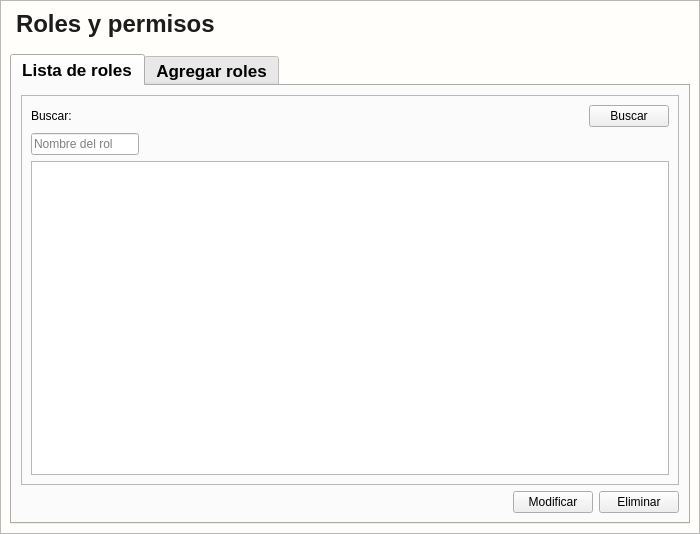
<?xml version="1.0" encoding="UTF-8"?>
<ui version="4.0">
 <class>Control_Roles_Permisos</class>
 <widget class="QWidget" name="Control_Roles_Permisos">
  <property name="geometry">
   <rect>
    <x>0</x>
    <y>0</y>
    <width>700</width>
    <height>534</height>
   </rect>
  </property>
  <property name="minimumSize">
   <size>
    <width>400</width>
    <height>0</height>
   </size>
  </property>
  <property name="maximumSize">
   <size>
    <width>800</width>
    <height>16777215</height>
   </size>
  </property>
  <property name="windowTitle">
   <string>Form</string>
  </property>
  <property name="styleSheet">
   <string notr="true">#Control_Roles_Permisos{
background: #fffefb;
}
#etiquetaTitulo_Roles{
font-size:24px;
font-family:Arial;
font-weight:bold;
color: #1d1c1c;
margin-bottom:10px;
}
[objectName*=&quot;contenedor&quot;]{
background: #fffefb;
}
[objectName*=&quot;etiquetaTitulo_&quot;]{
font-size:18px;
color: #1d1c1c;
font-weight: bold;
font-family:Arial;
}
[objectName*=&quot;opcion_&quot;]{
font-size:14px;
color: #1d1c1c;
font-family:Arial;
}
[objectName*=&quot;etiquetasubtitulo_&quot;]{
font-size:14px;
color: #1d1c1c;
font-weight: bold;
font-family:Arial;
}
[objectName*=&quot;etiqueta_&quot;]{
font-size:14px;
color: #1d1c1c;
font-weight: bold;
font-family:Arial;
}
[objectName*=&quot;txt_&quot;]{
font-size:14px;
color: #1d1c1c;
font-family:Arial;
background: #F5F5F5;
border-radius:5px;
border: none;
border-bottom: 1px solid #1d1c1c;
min-width: 300px;
}
[objectName*=&quot;btn_btn_&quot;]{
font-size:14px;
color: #fffefb;
font-family:Arial;
font-weight: bold;
background: #00619a;
border-radius:5px;
height: 25px;
border: none;
padding-left: 10px;
padding-right:10px;
}
[objectName*=&quot;txt_&quot;]:focus{
border: none;
border-bottom: 2px solid #023375;
}
[objectName*=&quot;btn_btn_&quot;]:hover{
background: #2196F3;
}
[objectName*=&quot;tabla_&quot;] QScrollBar:vertical {
    border: 1px solid gray;
    background: #023375;
    width: 5px;
border-radius:2px;
    margin: 22px 0 22px 0; 
}

[objectName*=&quot;tabla_&quot;] QScrollBar::handle:vertical {
    background: #023375;  /* Color del &quot;manejador&quot; */
    min-height: 20px;  /* Altura mínima del manejador */
}

[objectName*=&quot;tabla_&quot;] QScrollBar::add-line:vertical,
[objectName*=&quot;tabla_&quot;] QScrollBar::sub-line:vertical {
background-color:none;
}

[objectName*=&quot;tabla_&quot;] QScrollBar::handle:horizontal {
    background: #023375;  /* Color del &quot;manejador&quot; horizontal */
    height: 5px;  /* Altura de la barra horizontal */
	border-radius: 2px;
}

[objectName*=&quot;tabla_&quot;] QScrollBar:horizontal {
    background: #023375;
    height: 5px;  /* Altura de la barra */
	border-radius: 2px;
}
[objectName*=&quot;tabla_&quot;] QHeaderView::section {
    background-color: #023375;  /* Color de fondo de los encabezados */
    color: white;  /* Color del texto */
    padding: 5px;  /* Espaciado interno */
    border: 1px solid gray;  /* Borde de los encabezados */
}

[objectName*=&quot;tabla_&quot;] QHeaderView::horizontal {
    background-color: #023375;  /* Color de fondo de los encabezados horizontales */
    color: white;  /* Color del texto */
}

[objectName*=&quot;tabla_&quot;] QHeaderView::vertical {
    background-color: #023375;  /* Color de fondo de los encabezados verticales */
    color: white;  /* Color del texto */
}</string>
  </property>
  <layout class="QGridLayout" name="gridLayout">
   <property name="leftMargin">
    <number>0</number>
   </property>
   <property name="topMargin">
    <number>0</number>
   </property>
   <property name="rightMargin">
    <number>0</number>
   </property>
   <property name="bottomMargin">
    <number>0</number>
   </property>
   <property name="spacing">
    <number>0</number>
   </property>
   <item row="0" column="0">
    <widget class="QFrame" name="contenedor">
     <property name="frameShape">
      <enum>QFrame::StyledPanel</enum>
     </property>
     <property name="frameShadow">
      <enum>QFrame::Raised</enum>
     </property>
     <layout class="QGridLayout" name="gridLayout_4">
      <item row="0" column="0">
       <widget class="QLabel" name="etiquetaTitulo_Roles">
        <property name="text">
         <string>Roles y permisos</string>
        </property>
       </widget>
      </item>
      <item row="1" column="0">
       <widget class="QTabWidget" name="contenedor_funcionesroles">
        <property name="font">
         <font>
          <pointsize>13</pointsize>
          <weight>75</weight>
          <bold>true</bold>
         </font>
        </property>
        <property name="currentIndex">
         <number>0</number>
        </property>
        <widget class="QWidget" name="contenedor_funcionlistaroles">
         <attribute name="title">
          <string>Lista de roles</string>
         </attribute>
         <layout class="QGridLayout" name="gridLayout_2">
          <item row="0" column="0" colspan="5">
           <widget class="QFrame" name="contenedor_tabla">
            <property name="frameShape">
             <enum>QFrame::StyledPanel</enum>
            </property>
            <property name="frameShadow">
             <enum>QFrame::Raised</enum>
            </property>
            <layout class="QGridLayout" name="gridLayout_3">
             <item row="0" column="3">
              <widget class="QPushButton" name="btn_btn_buscar">
               <property name="cursor">
                <cursorShape>PointingHandCursor</cursorShape>
               </property>
               <property name="text">
                <string>Buscar</string>
               </property>
              </widget>
             </item>
             <item row="1" column="0" colspan="2">
              <widget class="QLineEdit" name="txt_nombrerol">
               <property name="placeholderText">
                <string>Nombre del rol</string>
               </property>
              </widget>
             </item>
             <item row="0" column="0">
              <widget class="QLabel" name="etiqueta_buscar">
               <property name="text">
                <string>Buscar:</string>
               </property>
              </widget>
             </item>
             <item row="1" column="2">
              <spacer name="horizontalSpacer_2">
               <property name="orientation">
                <enum>Qt::Horizontal</enum>
               </property>
               <property name="sizeHint" stdset="0">
                <size>
                 <width>40</width>
                 <height>20</height>
                </size>
               </property>
              </spacer>
             </item>
             <item row="0" column="1" colspan="2">
              <spacer name="horizontalSpacer">
               <property name="orientation">
                <enum>Qt::Horizontal</enum>
               </property>
               <property name="sizeHint" stdset="0">
                <size>
                 <width>40</width>
                 <height>20</height>
                </size>
               </property>
              </spacer>
             </item>
             <item row="2" column="0" colspan="4">
              <widget class="QTableView" name="tabla_listaroles"/>
             </item>
            </layout>
           </widget>
          </item>
          <item row="2" column="4" alignment="Qt::AlignRight">
           <widget class="QPushButton" name="btn_btn_eliminarrol">
            <property name="text">
             <string>Eliminar</string>
            </property>
           </widget>
          </item>
          <item row="2" column="3">
           <widget class="QPushButton" name="btn_btn_modificarrol">
            <property name="text">
             <string>Modificar</string>
            </property>
           </widget>
          </item>
          <item row="2" column="1">
           <spacer name="horizontalSpacer_3">
            <property name="orientation">
             <enum>Qt::Horizontal</enum>
            </property>
            <property name="sizeHint" stdset="0">
             <size>
              <width>40</width>
              <height>20</height>
             </size>
            </property>
           </spacer>
          </item>
         </layout>
        </widget>
        <widget class="QWidget" name="contenedor_funcioncrearroles">
         <attribute name="title">
          <string>Agregar roles</string>
         </attribute>
         <layout class="QGridLayout" name="gridLayout_7">
          <item row="0" column="0">
           <widget class="QFrame" name="contenedor_2">
            <property name="frameShape">
             <enum>QFrame::StyledPanel</enum>
            </property>
            <property name="frameShadow">
             <enum>QFrame::Raised</enum>
            </property>
            <layout class="QGridLayout" name="gridLayout_5">
             <item row="9" column="1" alignment="Qt::AlignRight">
              <widget class="QPushButton" name="btn_btn_agregar">
               <property name="cursor">
                <cursorShape>PointingHandCursor</cursorShape>
               </property>
               <property name="text">
                <string>Guardar</string>
               </property>
              </widget>
             </item>
             <item row="1" column="0" colspan="2">
              <widget class="Line" name="line">
               <property name="orientation">
                <enum>Qt::Horizontal</enum>
               </property>
              </widget>
             </item>
             <item row="8" column="0" colspan="2">
              <widget class="QScrollArea" name="contenedor_permisos">
               <property name="widgetResizable">
                <bool>true</bool>
               </property>
               <widget class="QWidget" name="contenedor_permisosscroll">
                <property name="geometry">
                 <rect>
                  <x>0</x>
                  <y>-266</y>
                  <width>617</width>
                  <height>518</height>
                 </rect>
                </property>
                <layout class="QGridLayout" name="gridLayout_6">
                 <item row="8" column="4">
                  <widget class="QLabel" name="etiquetasubtitulo_puestos">
                   <property name="text">
                    <string>Puestos</string>
                   </property>
                  </widget>
                 </item>
                 <item row="17" column="0">
                  <widget class="QCheckBox" name="opcion_modificargrupopermisos">
                   <property name="text">
                    <string>Modificar</string>
                   </property>
                  </widget>
                 </item>
                 <item row="14" column="0">
                  <widget class="QLabel" name="etiquetasubtitulo_grupopermisos">
                   <property name="text">
                    <string>Grupo de permisos</string>
                   </property>
                  </widget>
                 </item>
                 <item row="14" column="2">
                  <widget class="QLabel" name="etiquetasubtitulo_transacciones">
                   <property name="text">
                    <string>Transacciones</string>
                   </property>
                  </widget>
                 </item>
                 <item row="18" column="0">
                  <widget class="QLabel" name="etiquetasubtitulo_usuarios">
                   <property name="text">
                    <string>Usuarios</string>
                   </property>
                  </widget>
                 </item>
                 <item row="16" column="2">
                  <widget class="QCheckBox" name="opcion_eliminartransacciones">
                   <property name="text">
                    <string>Eliminar</string>
                   </property>
                  </widget>
                 </item>
                 <item row="15" column="4">
                  <widget class="QCheckBox" name="opcion_crearturnos">
                   <property name="text">
                    <string>Crear</string>
                   </property>
                  </widget>
                 </item>
                 <item row="15" column="0">
                  <widget class="QCheckBox" name="opcion_creargrupopermisos">
                   <property name="text">
                    <string>Crear</string>
                   </property>
                  </widget>
                 </item>
                 <item row="15" column="2">
                  <widget class="QCheckBox" name="opcion_creartrasacciones">
                   <property name="text">
                    <string>Crear</string>
                   </property>
                  </widget>
                 </item>
                 <item row="4" column="4">
                  <widget class="QLabel" name="etiquetasubtitulo_cliente">
                   <property name="text">
                    <string>Clientes</string>
                   </property>
                  </widget>
                 </item>
                 <item row="5" column="0">
                  <widget class="QCheckBox" name="opcion_crearempleado">
                   <property name="text">
                    <string>Crear</string>
                   </property>
                  </widget>
                 </item>
                 <item row="4" column="0">
                  <widget class="QLabel" name="etiquetasubtitulo_empleado">
                   <property name="text">
                    <string>Empleados</string>
                   </property>
                  </widget>
                 </item>
                 <item row="6" column="4">
                  <widget class="QCheckBox" name="opcion_eliminarcliente">
                   <property name="text">
                    <string>Eliminar</string>
                   </property>
                  </widget>
                 </item>
                 <item row="11" column="0">
                  <widget class="QCheckBox" name="opcion_modificarsucursal">
                   <property name="text">
                    <string>Modificar</string>
                   </property>
                  </widget>
                 </item>
                 <item row="0" column="0">
                  <widget class="QLabel" name="etiquetasubtitulo_venta">
                   <property name="text">
                    <string>Ventas</string>
                   </property>
                  </widget>
                 </item>
                 <item row="0" column="2">
                  <widget class="QLabel" name="etiquetasubtitulo_compra">
                   <property name="text">
                    <string>Compras</string>
                   </property>
                  </widget>
                 </item>
                 <item row="2" column="2">
                  <widget class="QCheckBox" name="opcion_eliminarcompra">
                   <property name="text">
                    <string>Eliminar</string>
                   </property>
                  </widget>
                 </item>
                 <item row="1" column="0">
                  <widget class="QCheckBox" name="opcion_crearventa">
                   <property name="text">
                    <string>Crear</string>
                   </property>
                  </widget>
                 </item>
                 <item row="8" column="2">
                  <widget class="QLabel" name="etiquetasubtitulo_departamentos">
                   <property name="text">
                    <string>Departamentos</string>
                   </property>
                  </widget>
                 </item>
                 <item row="11" column="4">
                  <widget class="QCheckBox" name="opcion_modificarpuesto">
                   <property name="text">
                    <string>Modificar</string>
                   </property>
                  </widget>
                 </item>
                 <item row="10" column="4">
                  <widget class="QCheckBox" name="opcion_eliminarpuesto">
                   <property name="text">
                    <string>Eliminar</string>
                   </property>
                  </widget>
                 </item>
                 <item row="4" column="2">
                  <widget class="QLabel" name="etiquetasubtitulo_proveedor">
                   <property name="text">
                    <string>Proveedores</string>
                   </property>
                  </widget>
                 </item>
                 <item row="5" column="2">
                  <widget class="QCheckBox" name="opcion_crearproveedor">
                   <property name="text">
                    <string>Crear</string>
                   </property>
                  </widget>
                 </item>
                 <item row="10" column="0">
                  <widget class="QCheckBox" name="opcion_eliminarsucursal">
                   <property name="text">
                    <string>Eliminar</string>
                   </property>
                  </widget>
                 </item>
                 <item row="7" column="4">
                  <widget class="QCheckBox" name="opcion_modificarcliente">
                   <property name="text">
                    <string>Modificar</string>
                   </property>
                  </widget>
                 </item>
                 <item row="8" column="0">
                  <widget class="QLabel" name="etiquetasubtitulo_sucursal">
                   <property name="text">
                    <string>Sucursales</string>
                   </property>
                  </widget>
                 </item>
                 <item row="7" column="2">
                  <widget class="QCheckBox" name="opcion_modificarproveedor">
                   <property name="text">
                    <string>Modificar</string>
                   </property>
                  </widget>
                 </item>
                 <item row="6" column="2">
                  <widget class="QCheckBox" name="opcion_eliminarproveedor">
                   <property name="text">
                    <string>Eliminar</string>
                   </property>
                  </widget>
                 </item>
                 <item row="5" column="4">
                  <widget class="QCheckBox" name="opcion_crearcliente">
                   <property name="text">
                    <string>Crear</string>
                   </property>
                  </widget>
                 </item>
                 <item row="9" column="0">
                  <widget class="QCheckBox" name="opcion_crearsucursal">
                   <property name="text">
                    <string>Crear</string>
                   </property>
                  </widget>
                 </item>
                 <item row="2" column="0">
                  <widget class="QCheckBox" name="opcion_eliminarventa">
                   <property name="text">
                    <string>Eliminar</string>
                   </property>
                  </widget>
                 </item>
                 <item row="1" column="4">
                  <widget class="QCheckBox" name="opcion_crearproducto">
                   <property name="text">
                    <string>Crear</string>
                   </property>
                  </widget>
                 </item>
                 <item row="9" column="4">
                  <widget class="QCheckBox" name="opcion_crearpuestos">
                   <property name="text">
                    <string>Crear</string>
                   </property>
                  </widget>
                 </item>
                 <item row="7" column="0">
                  <widget class="QCheckBox" name="opcion_modificarempleado">
                   <property name="text">
                    <string>Modificar</string>
                   </property>
                  </widget>
                 </item>
                 <item row="6" column="0">
                  <widget class="QCheckBox" name="opcion_eliminarempleado">
                   <property name="text">
                    <string>Eliminar</string>
                   </property>
                  </widget>
                 </item>
                 <item row="3" column="2">
                  <widget class="QCheckBox" name="opcion_modificarcompra">
                   <property name="text">
                    <string>Modificar</string>
                   </property>
                  </widget>
                 </item>
                 <item row="12" column="4">
                  <spacer name="verticalSpacer_3">
                   <property name="orientation">
                    <enum>Qt::Vertical</enum>
                   </property>
                   <property name="sizeHint" stdset="0">
                    <size>
                     <width>20</width>
                     <height>40</height>
                    </size>
                   </property>
                  </spacer>
                 </item>
                 <item row="12" column="2">
                  <spacer name="verticalSpacer_2">
                   <property name="orientation">
                    <enum>Qt::Vertical</enum>
                   </property>
                   <property name="sizeHint" stdset="0">
                    <size>
                     <width>20</width>
                     <height>40</height>
                    </size>
                   </property>
                  </spacer>
                 </item>
                 <item row="1" column="2">
                  <widget class="QCheckBox" name="opcion_crearcompra">
                   <property name="text">
                    <string>Crear</string>
                   </property>
                  </widget>
                 </item>
                 <item row="2" column="4">
                  <widget class="QCheckBox" name="opcion_eliminarproducto">
                   <property name="text">
                    <string>Eliminar</string>
                   </property>
                  </widget>
                 </item>
                 <item row="0" column="4">
                  <widget class="QLabel" name="etiquetasubtitulo_producto">
                   <property name="text">
                    <string>Productos</string>
                   </property>
                  </widget>
                 </item>
                 <item row="3" column="0">
                  <widget class="QCheckBox" name="opcion_modificarventa">
                   <property name="text">
                    <string>Modificar</string>
                   </property>
                  </widget>
                 </item>
                 <item row="12" column="0">
                  <spacer name="verticalSpacer">
                   <property name="orientation">
                    <enum>Qt::Vertical</enum>
                   </property>
                   <property name="sizeHint" stdset="0">
                    <size>
                     <width>20</width>
                     <height>40</height>
                    </size>
                   </property>
                  </spacer>
                 </item>
                 <item row="3" column="4">
                  <widget class="QCheckBox" name="opcion_modificarproducto">
                   <property name="text">
                    <string>Modificar</string>
                   </property>
                  </widget>
                 </item>
                 <item row="9" column="2">
                  <widget class="QCheckBox" name="opcion_creardepartamento">
                   <property name="text">
                    <string>Crear</string>
                   </property>
                  </widget>
                 </item>
                 <item row="10" column="2">
                  <widget class="QCheckBox" name="opcion_eliminardepartamento">
                   <property name="text">
                    <string>Eliminar</string>
                   </property>
                  </widget>
                 </item>
                 <item row="11" column="2">
                  <widget class="QCheckBox" name="opcion_modificardepartamento">
                   <property name="text">
                    <string>Modificar</string>
                   </property>
                  </widget>
                 </item>
                 <item row="16" column="4">
                  <widget class="QCheckBox" name="opcion_eliminarturnos">
                   <property name="text">
                    <string>Eliminar</string>
                   </property>
                  </widget>
                 </item>
                 <item row="17" column="2">
                  <widget class="QCheckBox" name="opcion_modificartransacciones">
                   <property name="text">
                    <string>Modificar</string>
                   </property>
                  </widget>
                 </item>
                 <item row="20" column="0">
                  <widget class="QCheckBox" name="opcion_eliminarusuarios">
                   <property name="text">
                    <string>Eliminar</string>
                   </property>
                  </widget>
                 </item>
                 <item row="14" column="4">
                  <widget class="QLabel" name="etiquetasubtitulo_turnos">
                   <property name="text">
                    <string>Turnos</string>
                   </property>
                  </widget>
                 </item>
                 <item row="16" column="0">
                  <widget class="QCheckBox" name="opcion_eliminargrupopermisos">
                   <property name="text">
                    <string>Eliminar</string>
                   </property>
                  </widget>
                 </item>
                 <item row="17" column="4">
                  <widget class="QCheckBox" name="opcion_modificarturnos">
                   <property name="text">
                    <string>Modificar</string>
                   </property>
                  </widget>
                 </item>
                 <item row="19" column="0">
                  <widget class="QCheckBox" name="opcion_crearusuarios">
                   <property name="text">
                    <string>Crear</string>
                   </property>
                  </widget>
                 </item>
                 <item row="21" column="0">
                  <widget class="QCheckBox" name="opcion_modificarusuarios">
                   <property name="text">
                    <string>Modificar</string>
                   </property>
                  </widget>
                 </item>
                 <item row="0" column="1" rowspan="22">
                  <widget class="Line" name="line_2">
                   <property name="orientation">
                    <enum>Qt::Vertical</enum>
                   </property>
                  </widget>
                 </item>
                 <item row="0" column="3" rowspan="22">
                  <widget class="Line" name="line_3">
                   <property name="orientation">
                    <enum>Qt::Vertical</enum>
                   </property>
                  </widget>
                 </item>
                </layout>
               </widget>
              </widget>
             </item>
             <item row="6" column="0" colspan="2">
              <widget class="QLineEdit" name="txt_descripcionrol"/>
             </item>
             <item row="4" column="0">
              <widget class="QLabel" name="etiqueta_descripcionrol">
               <property name="text">
                <string>Descripción:</string>
               </property>
              </widget>
             </item>
             <item row="0" column="0">
              <widget class="QLabel" name="etiquetaTitulo_rol">
               <property name="text">
                <string>Nuevo Rol</string>
               </property>
              </widget>
             </item>
             <item row="2" column="0">
              <widget class="QLabel" name="etiqueta_nombrerol">
               <property name="text">
                <string>Nombre:</string>
               </property>
              </widget>
             </item>
             <item row="3" column="0" colspan="2">
              <widget class="QLineEdit" name="txt_nombrerol_2"/>
             </item>
            </layout>
           </widget>
          </item>
         </layout>
        </widget>
       </widget>
      </item>
     </layout>
    </widget>
   </item>
  </layout>
 </widget>
 <tabstops>
  <tabstop>txt_nombrerol</tabstop>
  <tabstop>tabla_listaroles</tabstop>
  <tabstop>btn_btn_modificarrol</tabstop>
  <tabstop>btn_btn_eliminarrol</tabstop>
  <tabstop>btn_btn_buscar</tabstop>
  <tabstop>txt_nombrerol_2</tabstop>
  <tabstop>txt_descripcionrol</tabstop>
  <tabstop>opcion_crearventa</tabstop>
  <tabstop>opcion_eliminarventa</tabstop>
  <tabstop>opcion_modificarventa</tabstop>
  <tabstop>opcion_crearcompra</tabstop>
  <tabstop>opcion_eliminarcompra</tabstop>
  <tabstop>opcion_modificarcompra</tabstop>
  <tabstop>opcion_crearproducto</tabstop>
  <tabstop>opcion_eliminarproducto</tabstop>
  <tabstop>opcion_modificarproducto</tabstop>
  <tabstop>opcion_crearempleado</tabstop>
  <tabstop>opcion_eliminarempleado</tabstop>
  <tabstop>opcion_modificarempleado</tabstop>
  <tabstop>opcion_crearproveedor</tabstop>
  <tabstop>opcion_eliminarproveedor</tabstop>
  <tabstop>opcion_modificarproveedor</tabstop>
  <tabstop>opcion_crearcliente</tabstop>
  <tabstop>opcion_eliminarcliente</tabstop>
  <tabstop>opcion_modificarcliente</tabstop>
  <tabstop>opcion_crearsucursal</tabstop>
  <tabstop>opcion_eliminarsucursal</tabstop>
  <tabstop>opcion_modificarsucursal</tabstop>
  <tabstop>btn_btn_agregar</tabstop>
  <tabstop>contenedor_permisos</tabstop>
  <tabstop>contenedor_funcionesroles</tabstop>
 </tabstops>
 <resources/>
 <connections/>
</ui>
